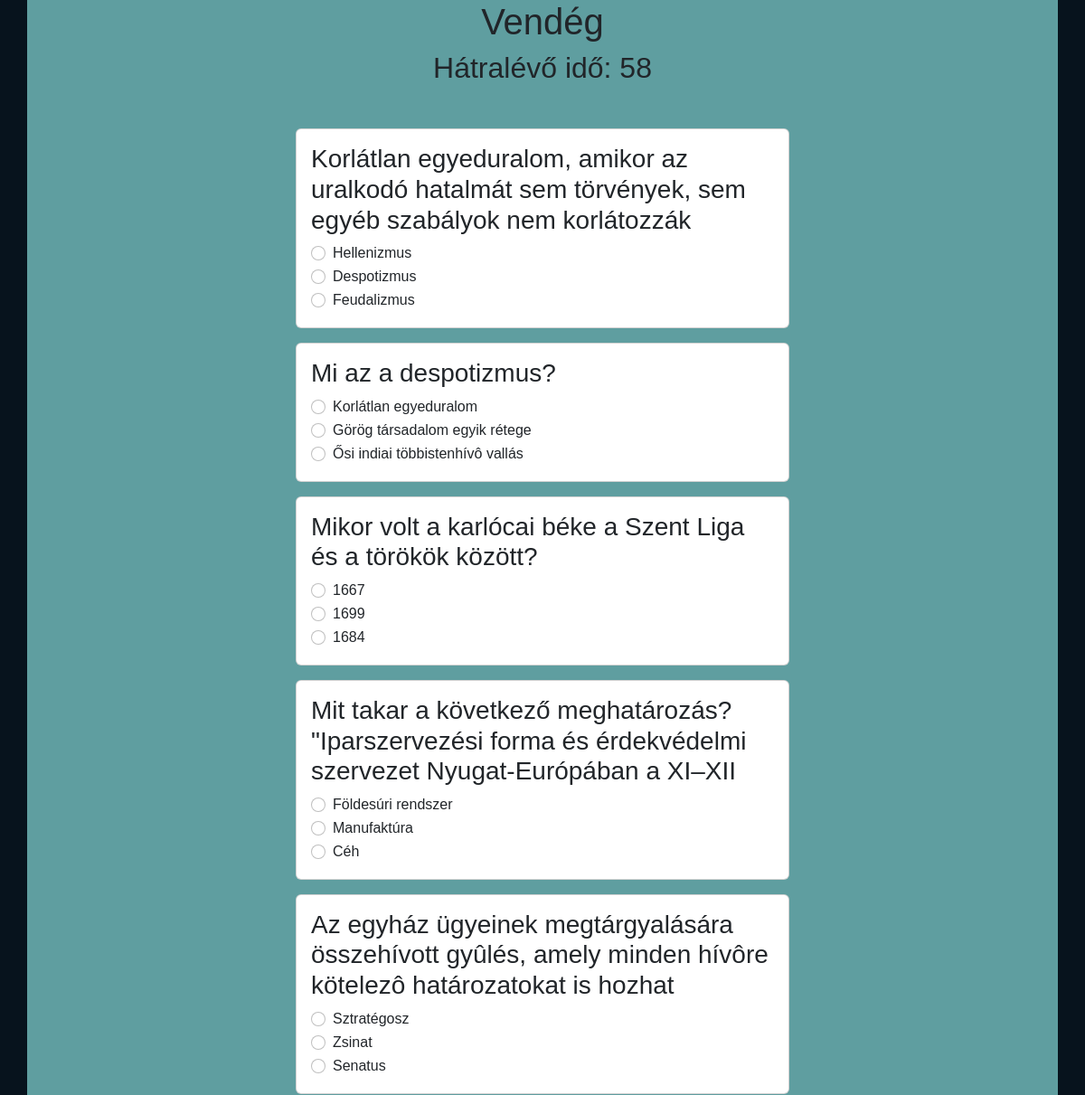
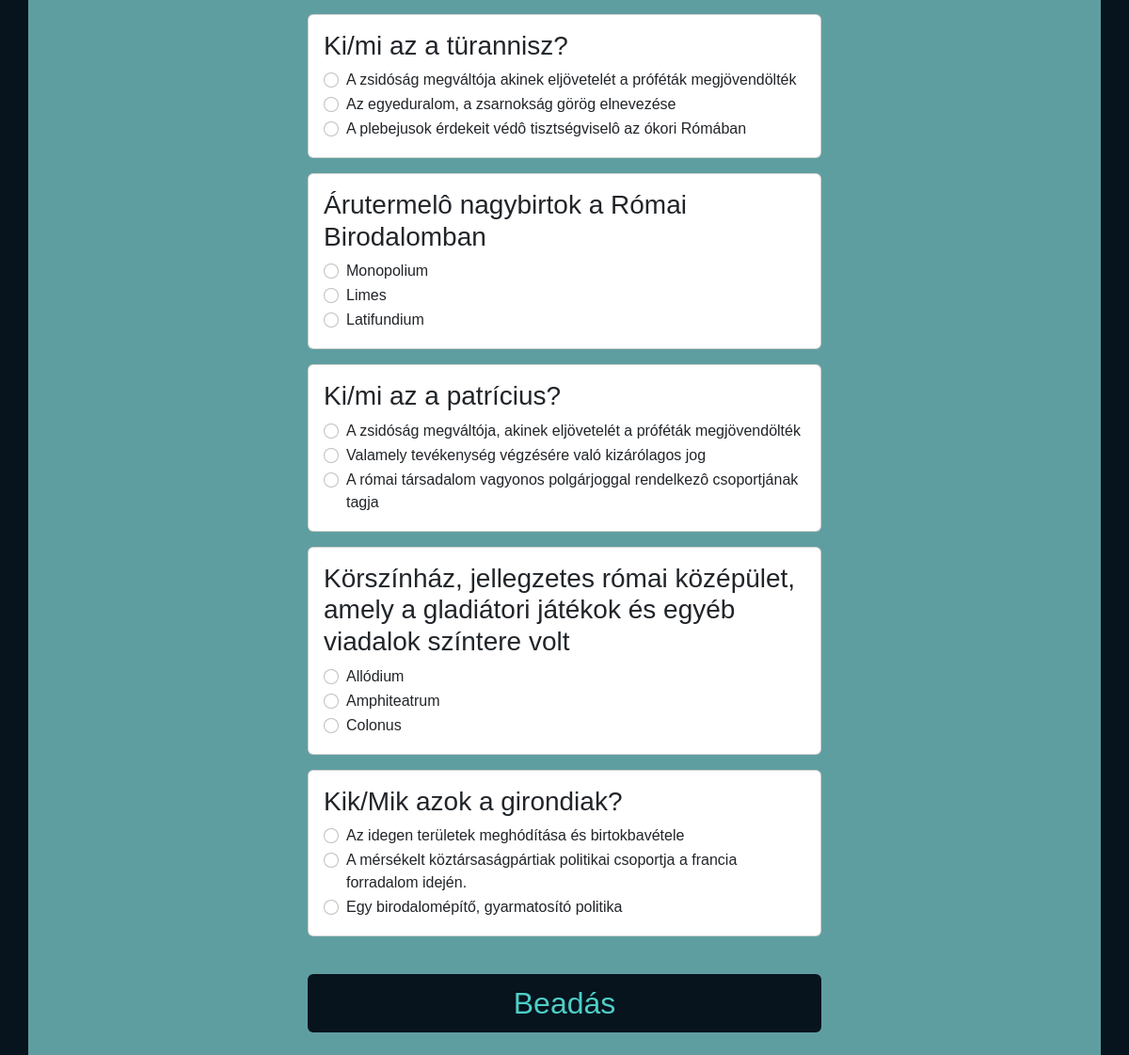
Screenshot of /quiz.php?targy=Történelem&nehez=2 with the database file from the repository (2 pictures, top to bottom).
### tables this page shows
CREATE TABLE `kerdesek` (
  `id` int(10) UNSIGNED NOT NULL,
  `tema_id` int(10) UNSIGNED NOT NULL,
  `szoveg` varchar(256) NOT NULL
);

CREATE TABLE `valasztas` (
  `id` int(10) UNSIGNED NOT NULL,
  `kerdes_id` int(10) UNSIGNED NOT NULL,
  `szoveg` varchar(256) NOT NULL,
  `jovalasz` tinyint(1) NOT NULL
);

### kozos/adatbazis.php (called while the page is built, shortened)
<?php
class Database
{
    private $database = 'quiztime';
    private $host = 'localhost';
    private $user = 'root';
    private $password = '';
    protected $dbc = null;
    public function __construct()
    {
        try {
            $this->dbc = new mysqli($this->host, $this->user, $this->password, $this->database);
            $this->dbc->set_charset('utf8');
        } catch (mysqli_sql_exception $exc) {
            echo "Kapcsolódási hiba:" . $exc->getMessage();
        }
    }
    public function RunSQL($sql, ...$args)
    {
        try {
            $utasitas = $this->dbc->prepare($sql);
            if (count($args) != 0)
                $utasitas->bind_param(str_repeat("s", count($args)), ...$args);
            $utasitas->execute();
            $result = $utasitas->get_result();
            return $result;
        } catch (mysqli_sql_exception $exc) {
            echo "Lekérdezési hiba: " . $exc->getMessage();
        }
    }
    public function FetchData($sql, $args = [])
    {
        $result = $this->RunSQL($sql, ...$args);
        if ($result->num_rows > 0) {
            $returnValue = $result->fetch_all(MYSQLI_ASSOC);
        } else {
            $returnValue = [];
        }
        return $returnValue;
    }
}

### quiz.php (the view, shortened to what this page needs)
<?php
include 'kozos/adatbazis.php';
$db = new Database();
$targy = $_GET['targy'];
$nehez = ($_GET['nehez'] * 5);
$sql = "SELECT kerdesek.id,LOWER(tema.nev) as tema_nev, `szoveg` FROM `kerdesek` join tema on tema_id=tema.id having tema_nev = ?  order by RAND()  LIMIT $nehez;";
$kerdesk = $db->FetchData($sql, [$targy]);
?>
<!DOCTYPE html>
<html lang="en">
<head>
    <link href="kozos/bootstrap.min.css" rel="stylesheet" type="text/css" />
    <link href="kozos/quiz.css" rel="stylesheet" type="text/css" />
</head>
<body>
    <div class="container ">
        <div class="row pb-4">
        <div class="col-md-12 offset-lg-3 col-lg-6 col-xs-12 col-sm-12">
                <?php if (isset($_SESSION['felhasznalo'])): ?>
                    <h1 class="text-center">
                        <?= $_SESSION['felhasznalo']; ?>
                    </h1>
                <?php else: ?>
                    <h1 class="text-center">Vendég</h1>
                <?php endif; ?>
                <?php if (count($kerdesk) > 0): ?>
                    <form method='post' id='forma' action='eredmeny.php'>
                        <h2 class="text-center">Hátralévő idő: <span id='counter'>60</span></h2><br>
                        <?php foreach ($kerdesk as $q):
                            $id = $q["id"];
                            $sql = "SELECT * FROM valasztas WHERE kerdes_id = ?";
                            $valaszok = $db->FetchData($sql, [$id]) ?>
                            <div class="card my-3">
                                <div class="card-body">
                                    <h3 class="card-title">
                                        <?= $q["szoveg"] ?>
                                    </h3>
                                    <?php shuffle($valaszok); ?>
                                    <?php foreach ($valaszok as $a): ?>
                                        <div class="form-check">
                                            <input class="form-check-input" type='radio' name='radio_<?= $id ?>'
                                                id='radio_<?= $a["id"] ?>' value='<?= $a["id"]  ?>'>
                                            <label class="form-check-label" for='radio_<?= $a["id"] ?>'><?= $a["szoveg"] ?></label>
                                        </div>
                                    <?php endforeach; ?>
                                </div>
                            </div>
                        <?php endforeach; ?>
                        <br><button class='buttona btn btn-blue-black' id='beadas' name='beadas'
                            type='submit'>Beadás</button>
                    </form>
                <?php else: ?>
                    Nincs kérdés.
                <?php endif; ?>
            </div>
        </div>
    </div>
</body>
</html>

### kozos/quiz.css (style rules this page uses)
body { font-family: Arial, sans-serif; font-family: Arial, Helvetica, sans-serif; background-color: #07131d; margin: 0%; background-repeat: no-repeat; background-size: cover; background-position: center; min-height: 100vh; counter-reset: my-sec-counter; background-attachment: fixed; }
.buttona { width: 100%; font-size: 2em; display: block; margin: 0 auto }
.btn-blue-black { color: #4dcfc7; background-color: #07131d; }
.container { background-color: cadetblue; background-size: auto; flex-direction: column; justify-content: start; margin: auto; }

### rows the page displays
kerdesek: szoveg "Korlátlan egyeduralom, amikor az uralkodó hatalmát sem törvények, sem egyéb szabályok nem korlátozzák"
valasztas: szoveg "Hellenizmus"
valasztas: szoveg "Despotizmus"
valasztas: szoveg "Feudalizmus"
kerdesek: szoveg "Mi az a despotizmus?"
valasztas: szoveg "Korlátlan egyeduralom"
valasztas: szoveg "Görög társadalom egyik rétege"
valasztas: szoveg "Ősi indiai többistenhívô vallás"
kerdesek: szoveg "Mikor volt a karlócai béke a Szent Liga és a törökök között?"
valasztas: szoveg "1667"
valasztas: szoveg "1699"
valasztas: szoveg "1684"
kerdesek: szoveg "Mit takar a következő meghatározás? \"Iparszervezési forma és érdekvédelmi szervezet Nyugat-Európában a XI–XII"
valasztas: szoveg "Földesúri rendszer"
valasztas: szoveg "Manufaktúra"
valasztas: szoveg "Céh"
kerdesek: szoveg "Az egyház ügyeinek megtárgyalására összehívott gyûlés, amely minden hívôre kötelezô határozatokat is hozhat"
valasztas: szoveg "Sztratégosz"
valasztas: szoveg "Zsinat"
valasztas: szoveg "Senatus"
kerdesek: szoveg "Ki/mi az a türannisz?"
valasztas: szoveg "A zsidóság megváltója akinek eljövetelét a próféták megjövendölték"
valasztas: szoveg "Az egyeduralom, a zsarnokság görög elnevezése"
valasztas: szoveg "A plebejusok érdekeit védô tisztségviselô az ókori Rómában"
kerdesek: szoveg "Árutermelô nagybirtok a Római Birodalomban"
valasztas: szoveg "Monopolium"
valasztas: szoveg "Limes"
valasztas: szoveg "Latifundium"
kerdesek: szoveg "Ki/mi az a patrícius?"
valasztas: szoveg "A zsidóság megváltója, akinek eljövetelét a próféták megjövendölték"
valasztas: szoveg "Valamely tevékenység végzésére való kizárólagos jog"
valasztas: szoveg "A római társadalom vagyonos polgárjoggal rendelkezô csoportjának tagja"
kerdesek: szoveg "Körszínház, jellegzetes római középület, amely a gladiátori játékok és egyéb viadalok színtere volt"
valasztas: szoveg "Allódium"
valasztas: szoveg "Amphiteatrum"
valasztas: szoveg "Colonus"
kerdesek: szoveg "Kik/Mik azok a girondiak?"
valasztas: szoveg "Az idegen területek meghódítása és birtokbavétele"
valasztas: szoveg "A mérsékelt köztársaságpártiak politikai csoportja a francia forradalom idején."
valasztas: szoveg "Egy birodalomépítő, gyarmatosító politika"
